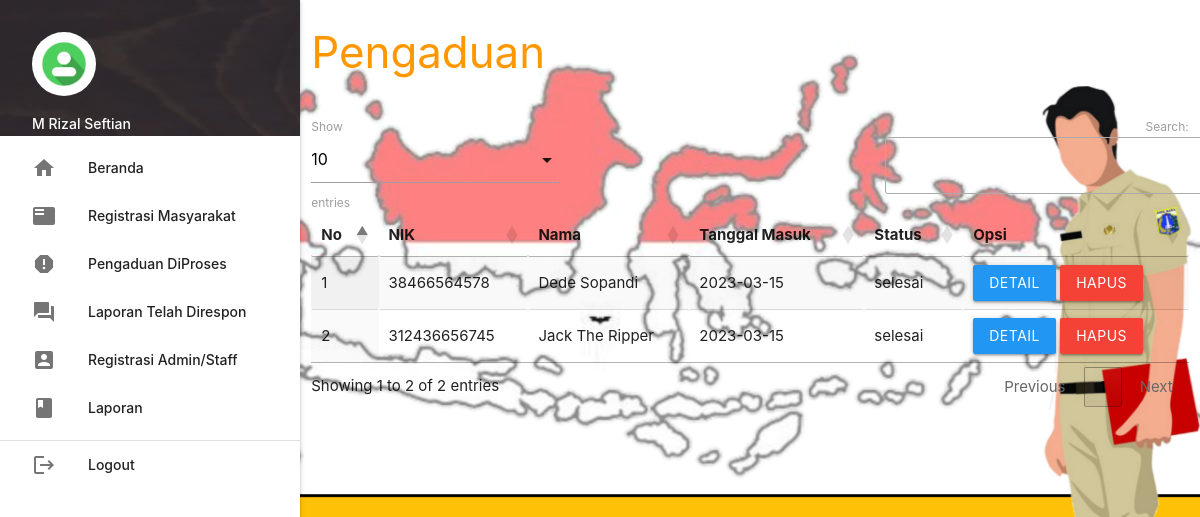
The page /admin/index.php?p=pengaduan (signed in) on the database its author committed.
### tables this page shows
CREATE TABLE `pengaduan` (
  `id_pengaduan` int(5) NOT NULL,
  `tgl_pengaduan` date NOT NULL,
  `nik` char(16) NOT NULL,
  `isi_laporan` text NOT NULL,
  `foto` varchar(255) NOT NULL,
  `status` enum('proses','selesai') NOT NULL
);

CREATE TABLE `masyarakat` (
  `nik` char(16) NOT NULL,
  `nama` varchar(35) NOT NULL,
  `username` varchar(25) NOT NULL,
  `password` varchar(255) NOT NULL,
  `telp` int(13) NOT NULL
);

### admin/pengaduan.php (the view, shortened to what this page needs)
       <div class="row">
         <div class="col s12 m9">
           <h3 class="orange-text">Pengaduan</h3>
         </div>
       </div>
       <table id="example" class="display responsive-table" style="width:100%">
         <thead>
             <tr>
			<th>No</th>
			<th>NIK</th>
			<th>Nama</th>
			<th>Tanggal Masuk</th>
			<th>Status</th>
			<th>Opsi</th>
             </tr>
         </thead>
         <tbody>
<?php
	$no=1;
	$query = mysqli_query($koneksi,"SELECT * FROM pengaduan INNER JOIN masyarakat ON pengaduan.nik=masyarakat.nik ORDER BY pengaduan.id_pengaduan DESC");
	while ($r=mysqli_fetch_assoc($query)) { ?>
	<tr>
		<td><?php echo $no++; ?></td>
		<td><?php echo $r['nik']; ?></td>
		<td><?php echo $r['nama']; ?></td>
		<td><?php echo $r['tgl_pengaduan']; ?></td>
		<td><?php echo $r['status']; ?></td>
		<td><a class="btn modal-trigger blue" href="#more?id_pengaduan=<?php echo $r['id_pengaduan'] ?>">Detail</a>  <a class="btn red" onclick="return confirm('Anda Yakin Ingin Menghapus Y/N')" href="index.php?p=pengaduan_hapus&id_pengaduan=<?php echo $r['id_pengaduan'] ?>">Hapus</a></td>
	</tr>
           <?php  }
            ?>
         </tbody>
       </table>

### rows shown on the page
pengaduan: masyarakat.nik "38466564578", masyarakat.nama "Dede Sopandi", tgl_pengaduan "2023-03-15", status "selesai"
pengaduan: masyarakat.nik "312436656745", masyarakat.nama "Jack The Ripper", tgl_pengaduan "2023-03-15", status "selesai"

### other values the page prints
$_SESSION['data']['nama_petugas'] "M Rizal Seftian"
